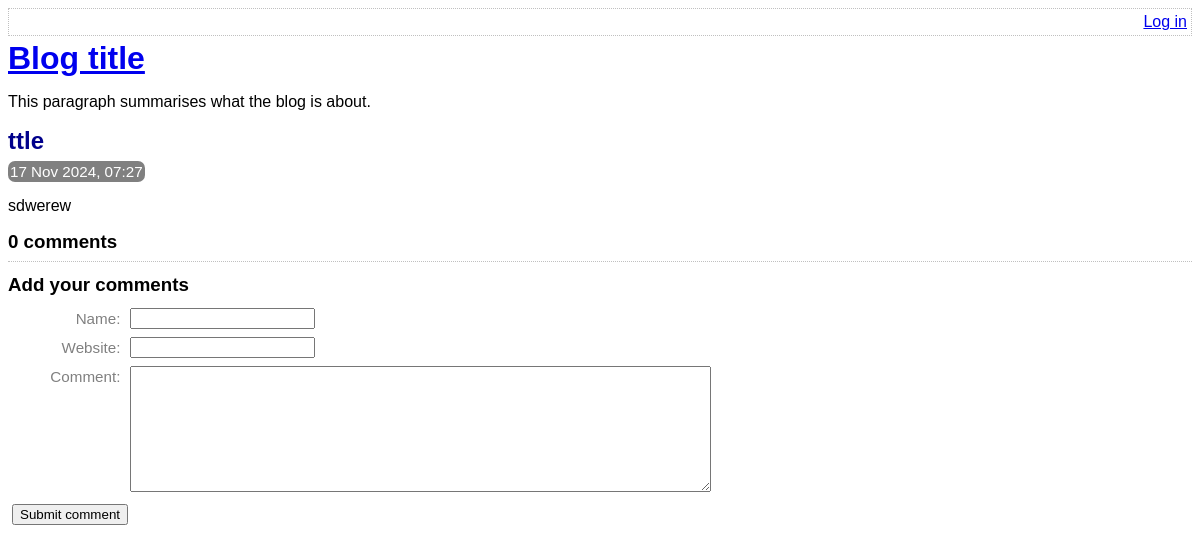
/view-post.php?post_id=4, run on the app's committed database.
### tables this page shows
CREATE TABLE post (
	id INTEGER PRIMARY KEY AUTOINCREMENT NOT NULL,
	title VARCHAR NOT NULL,
	body VARCHAR NOT NULL,
	user_id INTEGER NOT NULL,
	created_at VARCHAR NOT NULL,
	updated_at VARCHAR,
	FOREIGN KEY (user_id) REFERENCES user(id)
);

### lib/view-post.php (called while the page is built, shortened)
<?php
function getPostRow(PDO $pdo, $postId)
{
    $stmt = $pdo->prepare(
        'SELECT
            title, created_at, body
        FROM
            post
        WHERE
            id = :id'
    );
    $result = $stmt->execute(
        array('id' => $postId, )
    );
    $row = $stmt->fetch(PDO::FETCH_ASSOC);
    return $row;
}

### view-post.php (the view, shortened to what this page needs)
<?php
require_once 'lib/common.php';
require_once 'lib/view-post.php';
if (isset($_GET['post_id']))
{
    $postId = $_GET['post_id'];
}
else
{
    $postId = 0;
}
$pdo = getPDO();
$row = getPostRow($pdo, $postId);
?>
<!DOCTYPE html>
<html>
    <head>
        <?php require 'templates/head.php' ?>
    </head>
    <body>
        <?php require 'templates/title.php' ?>
        <div class="post">
            <h2>
                <?php echo htmlEscape($row['title']) ?>
            </h2>
            <div class="date">
                <?php echo convertSqlDate($row['created_at']) ?>
            </div>
            <?php echo convertNewlinesToParagraphs($row['body']) ?>
        </div>
        <div class="comment-list">
            <h3><?php echo countCommentsForPost($pdo, $postId) ?> comments</h3>
        </div>
        <?php require 'templates/comment-form.php' ?>
    </body>
</html>

### lib/common.php (shortened to what this page needs)
<?php
function getRootPath()
{
    return realpath(__DIR__ . '/..');
}
function getDatabasePath()
{
    return getRootPath() . '/data/data.sqlite';
}
function getDsn()
{
    return 'sqlite:' . getDatabasePath();
}
function getPDO()
{
    $pdo = new PDO(getDsn());
    return $pdo;
}
function htmlEscape($html)
{
    return htmlspecialchars($html, ENT_HTML5, 'UTF-8');
}
function convertSqlDate($sqlDate)
{
    $date = DateTime::createFromFormat('Y-m-d H:i:s', $sqlDate);
    return $date->format('d M Y, H:i');
}
function convertNewlinesToParagraphs($text)
{
    $escaped = htmlEscape($text);
    return '<p>' . str_replace("\n", "</p><p>", $escaped) . '</p>';
}
function countCommentsForPost(PDO $pdo, $postId)
{
    $pdo = getPDO();
    $sql = "
        SELECT
            COUNT(*) c
        FROM
            comment
        WHERE
            post_id = :post_id
    ";
    $stmt = $pdo->prepare($sql);
    $stmt->execute(
        array('post_id' => $postId, )
    );
    return (int) $stmt->fetchColumn();
}

### assets/main.css (style rules this page uses)
h1, h2, h3 { margin-top: 0; margin-bottom: 8px; }
body { font-family: sans-serif; }
.post-synopsis h2, .post h2 { color: darkblue; }
.post .date, .post-synopsis .meta { color: white; background-color: grey; border-radius: 7px; padding: 2px; display: inline; font-size: 0.95em; }
.comment-list { border-bottom: 1px dotted silver; margin-bottom: 12px; }

### data on the page
post: title "ttle", created_at "17 Nov 2024, 07:27", body "sdwerew"

### other printed values
countCommentsForPost($pdo, $postId) "0"
